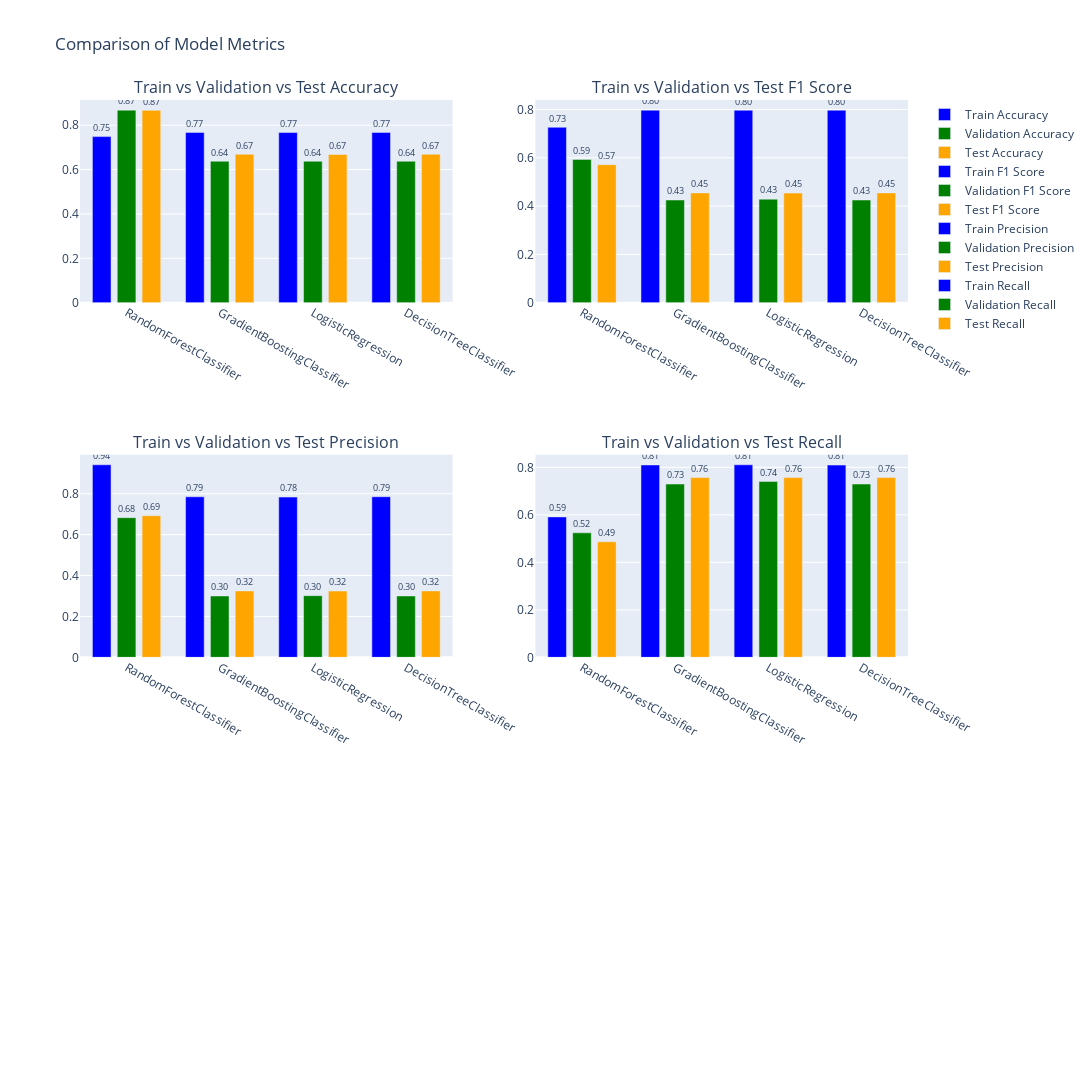

Notebook source saved alongside this figure:
### Code cell
import plotly.graph_objects as go
from plotly.subplots import make_subplots

# Assuming you have 'results_df' already defined
results_df = results_df.sort_values(by='Validation_Accuracy', ascending=False)
models_ = results_df.index

# Create a 3x2 grid for subplots
fig = make_subplots(
    rows=3, cols=2,
    subplot_titles=(
        'Train vs Validation vs Test Accuracy', 
        'Train vs Validation vs Test F1 Score', 
        'Train vs Validation vs Test Precision', 
        'Train vs Validation vs Test Recall')
)

format_value = lambda x: "{:.2f}".format(x)

# Metrics to plot
metrics = ['Accuracy', 'F1 Score', 'Precision', 'Recall']
prefixes = ['Train_', 'Validation_', 'Test_']

# Loop over the metrics and prefixes to add the traces
for i, metric in enumerate(metrics):
    for prefix in prefixes:
        col = (i % 2) + 1
        row = (i // 2) + 1
        color = 'blue' if prefix == 'Train_' else ('green' if prefix == 'Validation_' else 'orange')  # Changed color for Test set
        fig.add_trace(
            go.Bar(
                x=models_, 
                y=results_df[prefix + metric].values, 
                name=f'{prefix[:-1]} {metric}', 
                marker_color=color,
                text=[format_value(val) for val in results_df[prefix + metric].values], 
                textposition='outside',
                width=0.2,  # Adjusting the bar width
                textfont=dict(size=10)  # Adjusting the text font size
            ), 
            row=row, 
            col=col
        )

fig.update_layout(
    title_text="Comparison of Model Metrics", 
    barmode='group',
    width=1300,  
    height=1200
)
fig.show()

### Figure 1 — Plotly figure (JSON) as saved in the notebook; plotly's stock layout.template omitted (floating-point values rounded to 4 significant figures)
{"data": [{"marker": {"color": "blue"}, "name": "Train Accuracy", "text": ["0.75", "0.77", "0.77", "0.77"], "textfont": {"size": 10}, "textposition": "outside", "type": "bar", "width": 0.2, "x": ["RandomForestClassifier", "GradientBoostingClassifier", "LogisticRegression", "DecisionTreeClassifier"], "xaxis": "x", "y": [0.7486, 0.7676, 0.7669, 0.7675], "yaxis": "y"}, {"marker": {"color": "green"}, "name": "Validation Accuracy", "text": ["0.87", "0.64", "0.64", "0.64"], "textfont": {"size": 10}, "textposition": "outside", "type": "bar", "width": 0.2, "x": ["RandomForestClassifier", "GradientBoostingClassifier", "LogisticRegression", "DecisionTreeClassifier"], "xaxis": "x", "y": [0.8679, 0.6375, 0.6375, 0.6375], "yaxis": "y"}, {"marker": {"color": "orange"}, "name": "Test Accuracy", "text": ["0.87", "0.67", "0.67", "0.67"], "textfont": {"size": 10}, "textposition": "outside", "type": "bar", "width": 0.2, "x": ["RandomForestClassifier", "GradientBoostingClassifier", "LogisticRegression", "DecisionTreeClassifier"], "xaxis": "x", "y": [0.867, 0.669, 0.668, 0.669], "yaxis": "y"}, {"marker": {"color": "blue"}, "name": "Train F1 Score", "text": ["0.73", "0.80", "0.80", "0.80"], "textfont": {"size": 10}, "textposition": "outside", "type": "bar", "width": 0.2, "x": ["RandomForestClassifier", "GradientBoostingClassifier", "LogisticRegression", "DecisionTreeClassifier"], "xaxis": "x2", "y": [0.7264, 0.7973, 0.7969, 0.7972], "yaxis": "y2"}, {"marker": {"color": "green"}, "name": "Validation F1 Score", "text": ["0.59", "0.43", "0.43", "0.43"], "textfont": {"size": 10}, "textposition": "outside", "type": "bar", "width": 0.2, "x": ["RandomForestClassifier", "GradientBoostingClassifier", "LogisticRegression", "DecisionTreeClassifier"], "xaxis": "x2", "y": [0.5933, 0.4252, 0.4288, 0.4252], "yaxis": "y2"}, {"marker": {"color": "orange"}, "name": "Test F1 Score", "text": ["0.57", "0.45", "0.45", "0.45"], "textfont": {"size": 10}, "textposition": "outside", "type": "bar", "width": 0.2, "x": ["RandomForestClassifier", "GradientBoostingClassifier", "LogisticRegression", "DecisionTreeClassifier"], "xaxis": "x2", "y": [0.5714, 0.4545, 0.4538, 0.4545], "yaxis": "y2"}, {"marker": {"color": "blue"}, "name": "Train Precision", "text": ["0.94", "0.79", "0.78", "0.79"], "textfont": {"size": 10}, "textposition": "outside", "type": "bar", "width": 0.2, "x": ["RandomForestClassifier", "GradientBoostingClassifier", "LogisticRegression", "DecisionTreeClassifier"], "xaxis": "x3", "y": [0.9415, 0.785, 0.7837, 0.7852], "yaxis": "y3"}, {"marker": {"color": "green"}, "name": "Validation Precision", "text": ["0.68", "0.30", "0.30", "0.30"], "textfont": {"size": 10}, "textposition": "outside", "type": "bar", "width": 0.2, "x": ["RandomForestClassifier", "GradientBoostingClassifier", "LogisticRegression", "DecisionTreeClassifier"], "xaxis": "x3", "y": [0.6831, 0.3, 0.3018, 0.3], "yaxis": "y3"}, {"marker": {"color": "orange"}, "name": "Test Precision", "text": ["0.69", "0.32", "0.32", "0.32"], "textfont": {"size": 10}, "textposition": "outside", "type": "bar", "width": 0.2, "x": ["RandomForestClassifier", "GradientBoostingClassifier", "LogisticRegression", "DecisionTreeClassifier"], "xaxis": "x3", "y": [0.6923, 0.3248, 0.3241, 0.3248], "yaxis": "y3"}, {"marker": {"color": "blue"}, "name": "Train Recall", "text": ["0.59", "0.81", "0.81", "0.81"], "textfont": {"size": 10}, "textposition": "outside", "type": "bar", "width": 0.2, "x": ["RandomForestClassifier", "GradientBoostingClassifier", "LogisticRegression", "DecisionTreeClassifier"], "xaxis": "x4", "y": [0.5913, 0.81, 0.8107, 0.8096], "yaxis": "y4"}, {"marker": {"color": "green"}, "name": "Validation Recall", "text": ["0.52", "0.73", "0.74", "0.73"], "textfont": {"size": 10}, "textposition": "outside", "type": "bar", "width": 0.2, "x": ["RandomForestClassifier", "GradientBoostingClassifier", "LogisticRegression", "DecisionTreeClassifier"], "xaxis": "x4", "y": [0.5243, 0.7297, 0.7405, 0.7297], "yaxis": "y4"}, {"marker": {"color": "orange"}, "name": "Test Recall", "text": ["0.49", "0.76", "0.76", "0.76"], "textfont": {"size": 10}, "textposition": "outside", "type": "bar", "width": 0.2, "x": ["RandomForestClassifier", "GradientBoostingClassifier", "LogisticRegression", "DecisionTreeClassifier"], "xaxis": "x4", "y": [0.4865, 0.7568, 0.7568, 0.7568], "yaxis": "y4"}], "layout": {"annotations": [{"font": {"size": 16}, "showarrow": false, "text": "Train vs Validation vs Test Accuracy", "x": 0.225, "xanchor": "center", "xref": "paper", "y": 1, "yanchor": "bottom", "yref": "paper"}, {"font": {"size": 16}, "showarrow": false, "text": "Train vs Validation vs Test F1 Score", "x": 0.775, "xanchor": "center", "xref": "paper", "y": 1, "yanchor": "bottom", "yref": "paper"}, {"font": {"size": 16}, "showarrow": false, "text": "Train vs Validation vs Test Precision", "x": 0.225, "xanchor": "center", "xref": "paper", "y": 0.6111, "yanchor": "bottom", "yref": "paper"}, {"font": {"size": 16}, "showarrow": false, "text": "Train vs Validation vs Test Recall", "x": 0.775, "xanchor": "center", "xref": "paper", "y": 0.6111, "yanchor": "bottom", "yref": "paper"}], "barmode": "group", "height": 1200, "title": {"text": "Comparison of Model Metrics"}, "width": 1300, "xaxis": {"anchor": "y", "domain": [0, 0.45]}, "xaxis2": {"anchor": "y2", "domain": [0.55, 1]}, "xaxis3": {"anchor": "y3", "domain": [0, 0.45]}, "xaxis4": {"anchor": "y4", "domain": [0.55, 1]}, "xaxis5": {"anchor": "y5", "domain": [0, 0.45]}, "xaxis6": {"anchor": "y6", "domain": [0.55, 1]}, "yaxis": {"anchor": "x", "domain": [0.7778, 1]}, "yaxis2": {"anchor": "x2", "domain": [0.7778, 1]}, "yaxis3": {"anchor": "x3", "domain": [0.3889, 0.6111]}, "yaxis4": {"anchor": "x4", "domain": [0.3889, 0.6111]}, "yaxis5": {"anchor": "x5", "domain": [0, 0.2222]}, "yaxis6": {"anchor": "x6", "domain": [0, 0.2222]}}}
